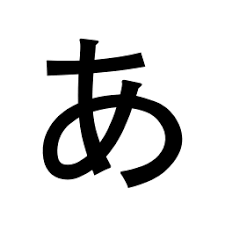
#> input picture img/a.png, 225 x 225 px, found by its file name
$ python contour.py
#> lines starting #> are read from the running program, lines starting #| are printed output that depends on the picture; after the words box and inside, x2 and y2 are one past the last pixel; in counts of white or black regions, pixels touching at a corner belong together
#> further down, img is the input picture: shape (225, 225, 3); min 0, max 255, mean 213.6
import cv2
import numpy as np


def contour(img):
    out = img.copy()
    img = cv2.cvtColor(img, cv2.COLOR_BGR2GRAY)
#> img: shape (225, 225)
    ret, img = cv2.threshold(img, 0, 255, cv2.THRESH_OTSU)
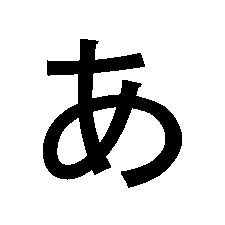
#> img: shape (225, 225); 83.8% white; 1 black region, box (x1, y1, x2, y2) and area: (43, 39, 182, 188) 8183
#> ret = 129
    img = cv2.bitwise_not(img)
#> img: shape (225, 225); 16.2% white; 1 white region
    contours, hierarchy = cv2.findContours(img, cv2.RETR_TREE, cv2.CHAIN_APPROX_SIMPLE)
#> contours = 3 contours; box (x1, y1, x2, y2) and area: (43, 39, 182, 188) 9166, (56, 117, 88, 166) 996, (92, 106, 117, 143) 495
    cv2.drawContours(out, contours, 0, (0, 0, 255), 3)
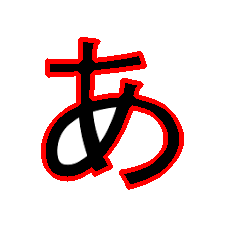
#> out: shape (225, 225, 3); 7.94% of pixels changed, all inside (x1, y1, x2, y2) = (41, 37, 184, 190)
    return out


img = cv2.imread('./img/a.png')

out = contour(img)

cv2.imwrite("./Contour_Tracking/contour.png", out)
